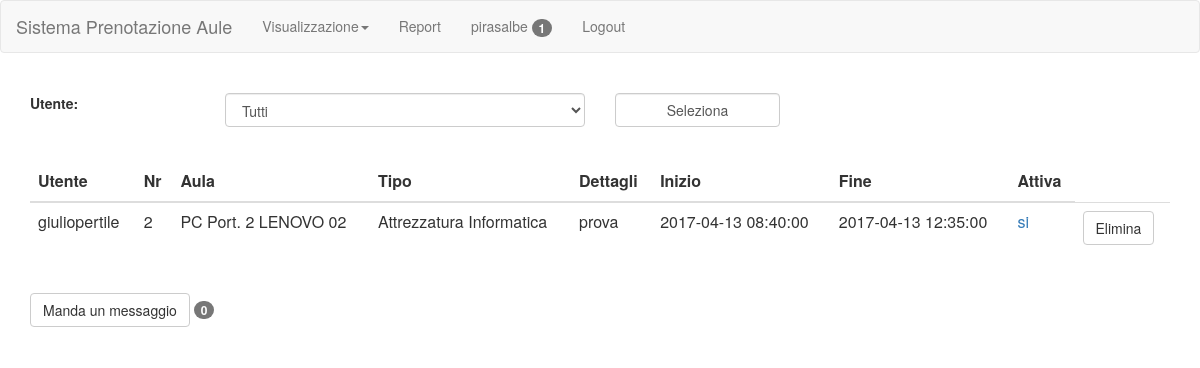
The page /admin/booking.php (signed in) on the database its author committed.
### tables this page shows
CREATE TABLE `prenotazioni` (
  `cod` int(11) NOT NULL,
  `utente` varchar(20) NOT NULL,
  `aula` int(11) NOT NULL,
  `dettagli` varchar(50) NOT NULL,
  `inizio` varchar(20) NOT NULL,
  `fine` varchar(20) NOT NULL,
  `attiva` enum('si','no') NOT NULL DEFAULT 'no'
);

CREATE TABLE `aula` (
  `numero` int(11) NOT NULL,
  `nome` varchar(20) NOT NULL,
  `descrizione` varchar(50) DEFAULT NULL,
  `type` enum('Attrezzatura Informatica','Aule speciali','Piano Rialzato','Primo Piano','Secondo Piano') NOT NULL
);

### script/sql.php (called while the page is built, shortened)
<?php
function init()
{
    $servername = "localhost";
    $username = "root";
    $password = "";
    $dbname = "aule";
    $conn = new mysqli($servername, $username, $password, $dbname);
    return $conn;
}
function booking($all)
{
    $sql = "SELECT *
			FROM prenotazioni p inner join aula a on p.aula=a.numero ";
    $conn = init();
    $result = null;
    if ($stmt = $conn->prepare($sql)) {
        $stmt->execute();
        $result = $stmt->get_result();
    }
    return $result;
}
?>

### admin/booking.php (the view, shortened to what this page needs)
<?php
include("../script/recursive.php");
$user = "all";
?>
<html>
<head>
</head>
<body>
<br>
<div class="container">
    <div class="row form-group">
        <form action="booking.php" method="get">
            <div class="col-sm-2">
                <label for="username">Utente: </label>
            </div>
            <div class="col-sm-4">
                <select name="username" class="form-control">
                    <option value="all">Tutti</option>
                </select>
            </div>
            <div class="col-sm-2">
                <button type="submit" class="form-control">Seleziona</button>
            </div>
        </form>
    </div>
    <br>
    <div class="table-responsive">
        <table class="table">
            <thead>
            <tr>
                <th>Utente</th>
                <th>Nr</th>
                <th>Aula</th>
                <th>Tipo</th>
                <th>Dettagli</th>
                <th>Inizio</th>
                <th>Fine</th>
                <th>Attiva</th>
            </tr>
            </thead>
            <tbody>
            <?php
            $result = booking(true);
            if (isset($result) && $result != null) {
                while ($row = $result->fetch_assoc()) {
                    if ($user == $row["utente"] || $user == "all") {
                        echo "<tr>
                            <td>" . $row["utente"] . "</td>
                            <td>" . $row["numero"] . "</td>
                            <td>" . $row["nome"] . "</td>
                            <td>" . $row["type"] . "</td>
                            <td>" . $row["dettagli"] . "</td>
                            <td>" . $row["inizio"] . "</td>
                            <td>" . $row["fine"] . "</td>
                            <td><a href='../script/changeBooking?user=" . $row["utente"] . "&aula=" . $row["numero"] . "&stato=" . $row["attiva"] . "'>" . $row["attiva"] . "</a></td>
                            <td><a href='../script/deleteBooking?aula=" . $row["numero"] . "&link=admin' class=\"btn btn-default\">Elimina</a></td>
                        </tr>";
                    }
                }
            }
            ?>
            </tbody>
        </table>
    </div>
    <br>
    <form action="../messages">
        <div class="row">
            <div class="col-sm-4">
                <input type="submit" class="btn btn-default" value="Manda un messaggio">
                <span class="badge">
						<?php
                        $cont = 0;
                        echo $cont;
                        ?>
						</span>
            </div>
        </div>
    </form>
</div>
</body>
</html>

### rows shown on the page
prenotazioni: utente "giuliopertile", aula.numero "2", aula.nome "PC Port. 2 LENOVO 02", aula.type "Attrezzatura Informatica", dettagli "prova", inizio "2017-04-13 08:40:00", fine "2017-04-13 12:35:00", attiva "si"

### other values the page prints
$user "pirasalbe"
$cont "1"
$log "Logout"
$cont "0"
